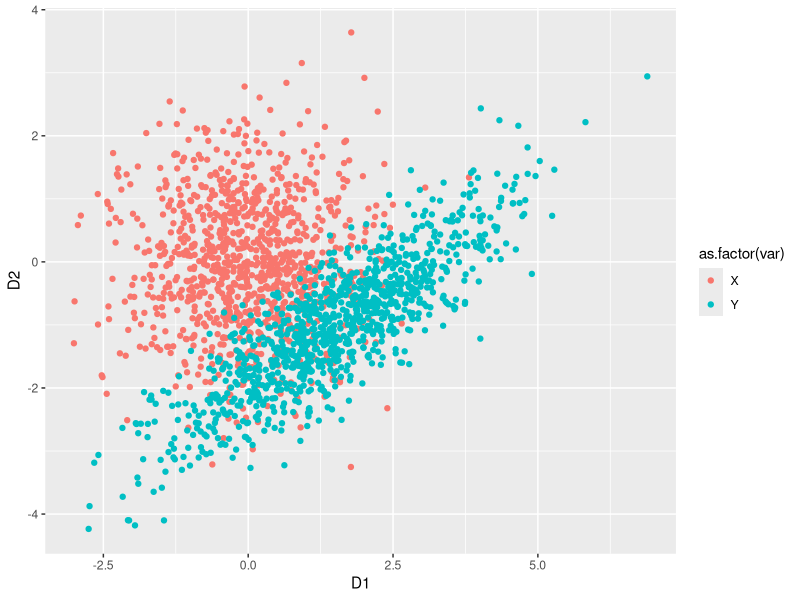
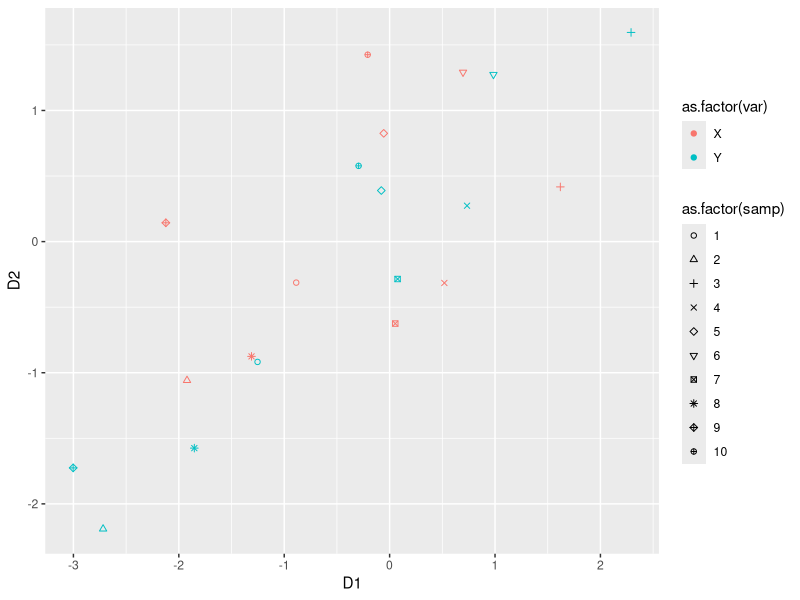
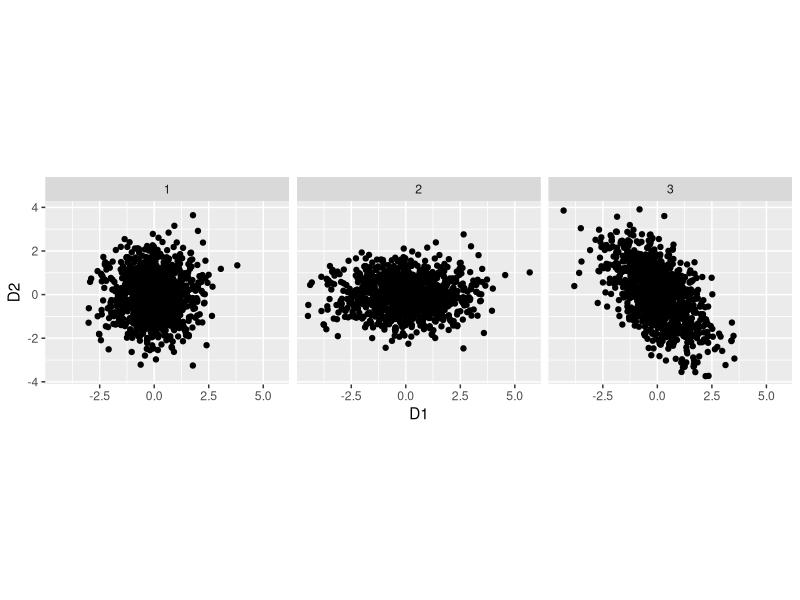

Write R code to recreate these figures, in order.
## ---- chunk 1
togs <- TRUE
library(ggplot2)
library(dplyr)
library(reshape2)
library(tidyr)
# togs <- FALSE
## ---- chunk 2
# a
set.seed(1)
nsamps <- 1000
X      <- matrix(data = rnorm(nsamps * 2), ncol = 2)
mu     <- c(1.5, -1)
L      <- matrix(data = c(sqrt(2), 0,
                          1.2 / sqrt(2), sqrt(1 - 1.2^2/2)),
                 ncol  = 2,
                 byrow = TRUE)
Y      <- t(mu + L %*% t(X))
plot_df <- data.frame(rbind(X, Y), c(rep("X", nsamps), rep("Y", nsamps)))
colnames(plot_df) <- c("D1", "D2", "var")
ggplot(data = plot_df, aes(x = D1, y = D2, colour = as.factor(var))) +
  geom_point()

# b
nsamps <- 10
X      <- matrix(data = rnorm(nsamps * 2), ncol = 2)
L      <- matrix(data = c(sqrt(2), 0,
                          1.2 / sqrt(2), sqrt(1 - 1.2^2/2)),
                 ncol  = 2,
                 byrow = TRUE)
Y      <- t(L %*% t(X))
plot_df <- data.frame(rbind(X, Y), 
                      c(rep("X", nsamps), rep("Y", nsamps)), 
                      c(1:nsamps, 1:nsamps))
colnames(plot_df) <- c("D1", "D2", "var", "samp")
ggplot(data = plot_df, aes(x = D1, 
                           y = D2, 
                           color = as.factor(var), 
                           shape = as.factor(samp))) +
  geom_point() +
  scale_shape_manual(values=1:10)


## ---- chunk 3
# a
set.seed(1)
sigma <- matrix(data = c(1.2, -0.8,
                         -0.8, 1.6),
                nrow  = 2,
                byrow = TRUE)
ed    <- eigen(sigma)
eval  <- ed$values
evec  <- ed$vectors



# b
set.seed(1)
nsamps <- 1000
X      <- matrix(data = rnorm(nsamps * 2), ncol = 2)

X2     <- t(sqrt(diag(eval)) %*% t(X))
X3     <- t(evec %*% t(X2))

df     <- data.frame(rbind(X, X2, X3), c(rep(1, nsamps),
                                         rep(2, nsamps),
                                         rep(3, nsamps)))
colnames(df) <- c("D1", "D2", "wh")
ggplot(data = df, aes(x = D1, y = D2)) +
  geom_point() +
  facet_wrap(~ wh) +
  coord_fixed()


